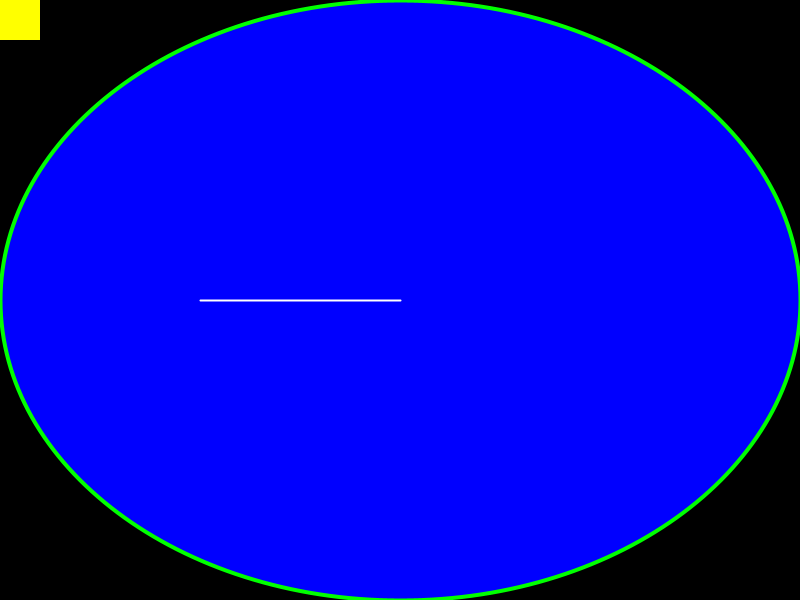
Frame 1 (no input)
Frame 60 (the mouse pressed at the canvas centre just before this capture): identical to frame 1, image omitted
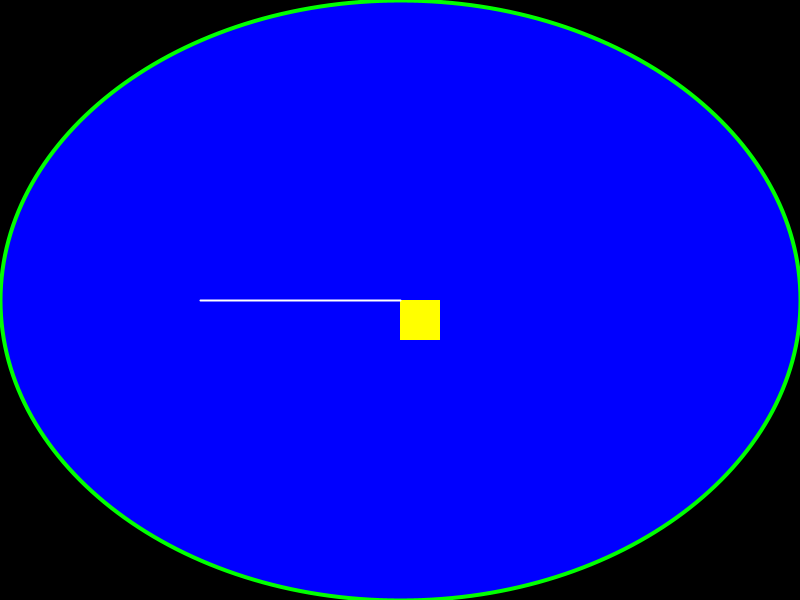
Frame 120 (the mouse held since frame 60 and released just before this capture)

The Processing sketch that drew these frames (run headless with seeded random() and noise(); from frame 60 on, the mouse is pressed at the canvas centre):

// Processing sketch: processingbasics
// ── processingbasics.pde


void setup(){
  size(800, 600);
}

void draw(){
  background(0);
  stroke(0, 255, 0);
  strokeWeight(4);
  fill(0, 0, 255);
  //noFill();
  ellipse(width/2, height/2, width, height);
  
 // rectMode(CENTER);
  noStroke();
  fill(255, 255, 0);
  rect(mouseX, mouseY, 40, 40);
  
 // println(frameRate);
  
  stroke(255);
  strokeWeight(2);
  line(200, 300, 400, 300);
  
}

void mousePressed(){
  println("hello");
}

void keyPressed(){
  if(key=='a') println("goodbye");
}
